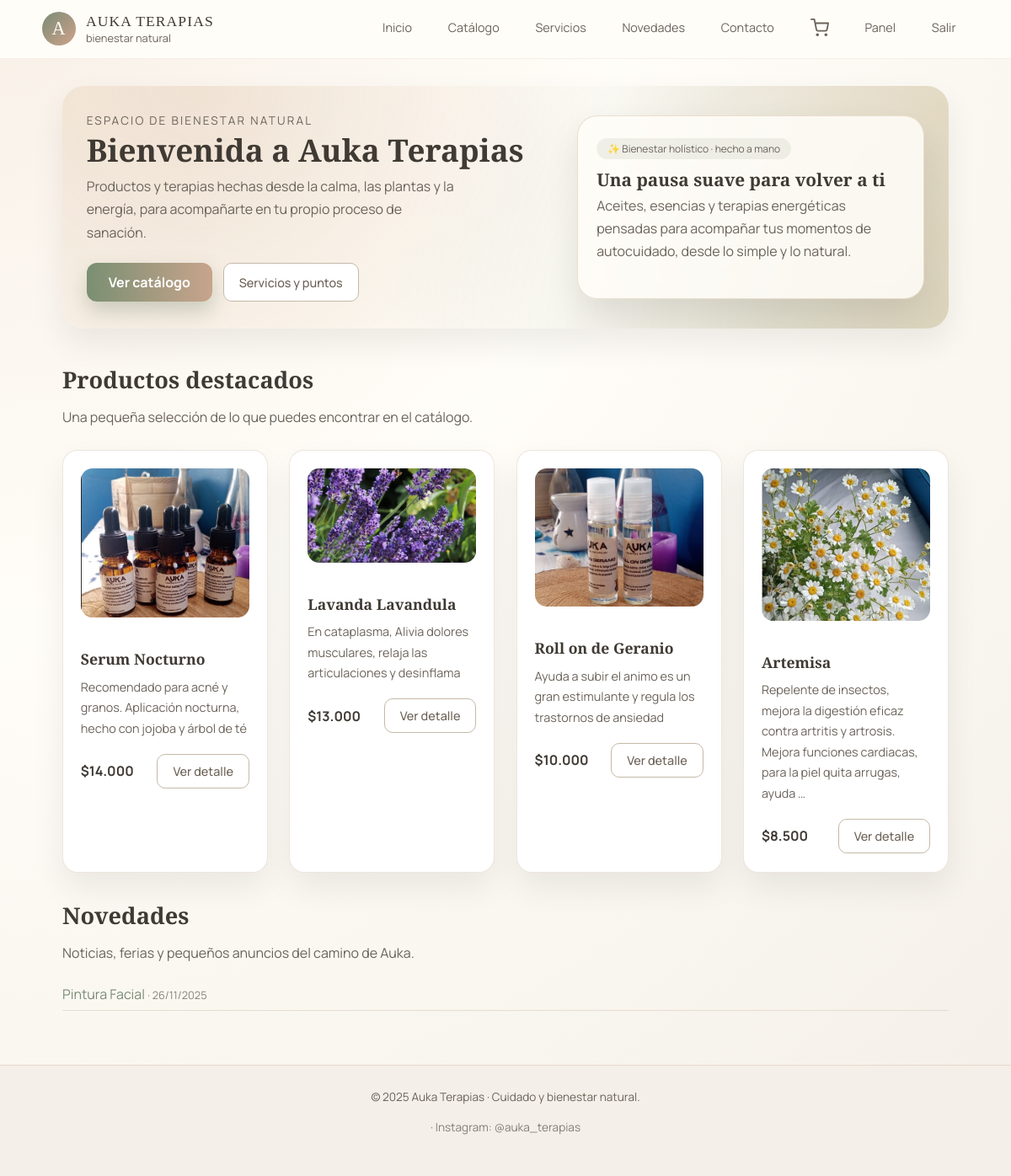
The app's page / (signed in) with its own data.
### catalogo/models.py (models this page shows, shortened)
class Product(models.Model):
    TIPO_CHOICES = Category.TIPO_CHOICES
    tipo = models.CharField(max_length=10, choices=TIPO_CHOICES, default='catalogo')
    categoria = models.ForeignKey(Category, on_delete=models.CASCADE, related_name='productos')
    nombre = models.CharField(max_length=50)
    descripcion = models.TextField(max_length=255)
    precio = models.DecimalField(max_digits=10, decimal_places=2)
    imagen = models.ImageField(upload_to='productos/', blank=True, null=True)
    stock = models.PositiveIntegerField(default=0)
    activo = models.BooleanField(default=True)
    destacado = models.BooleanField(default=False, verbose_name="¿Destacado en Home?")

### novedades/models.py (models this page shows, shortened)
class NewsItem(models.Model):
    titulo = models.CharField(max_length=100)
    contenido = models.TextField()
    creado_en = models.DateTimeField(auto_now_add=True)
    actualizado_en = models.DateTimeField(auto_now=True)
    publicado = models.BooleanField(default=True)
    fecha_expiracion = models.DateField(null=True, blank=True, verbose_name="Fecha de expiración")
    class Meta:
        verbose_name = 'Noticia'
        verbose_name_plural = 'Noticias'
        ordering = ['-creado_en']

### core/views.py (the view)
# urls.py: path('', views.home, name='home'),
def home(request):
    productos_destacados = Product.objects.filter(
        activo=True,
        stock__gt=0,
        destacado=True
    )[:4]
    noticias_recientes = NewsItem.objects.filter(publicado=True)[:3]
    return render(request, 'core/home.html', {
        'productos_destacados': productos_destacados,
        'noticias_recientes': noticias_recientes,
    })

### carrito/context_processors.py (called while the page is built)
def contador_carrito(request):
    cart = request.session.get('cart', {})
    total_items = sum(cart.values())
    return {'total_items': total_items}

### core/templatetags/filtros_extra.py (called while the page is built)
@register.filter
def clp(value):
    try:
        value = int(value)
        return "${:,.0f}".format(value).replace(",", ".")
    except (ValueError, TypeError):
        return value

### core/templates/core/home.html
{% extends 'core/base.html' %}
{% load filtros_extra %}{% block title %}Inicio - Auka Terapias{% endblock %}
{% block content %}
<section class="hero">
    <div class="hero-inner">
        <div>
            <div class="hero-eyebrow">espacio de bienestar natural</div>
            <h1 class="hero-title">Bienvenida a Auka Terapias</h1>
            <p class="hero-subtitle">
                Productos y terapias hechas desde la calma, las plantas y la energía,
                para acompañarte en tu propio proceso de sanación.
            </p>
            <div class="hero-cta">
                <a href="{% url 'catalogo:producto_lista' %}" class="btn btn-primary">
                    Ver catálogo
                </a>
                <a href="{% url 'servicios:servicios' %}" class="btn btn-ghost">
                    Servicios y puntos
                </a>
            </div>
        </div>
        <div class="hero-card">
            <div class="hero-badge">
                ✨ Bienestar holístico · hecho a mano
            </div>
            <h3 class="hero-card-title">Una pausa suave para volver a ti</h3>
            <p>
                Aceites, esencias y terapias energéticas pensadas para acompañar
                tus momentos de autocuidado, desde lo simple y lo natural.
            </p>
        </div>
    </div>
</section>
<section>
    <h2>Productos destacados</h2>
    <p>Una pequeña selección de lo que puedes encontrar en el catálogo.</p>
    <div class="grid">
        {% for producto in productos_destacados %}
            <article class="card">
                {% if producto.imagen %}
                    <a href="{% url 'catalogo:producto_detalles' producto.pk %}" style="display:block; margin-bottom: 1rem;">
                        <img src="{{ producto.imagen.url }}" alt="{{ producto.nombre }}">
                    </a>
                {% endif %}
                <h3>{{ producto.nombre }}</h3>
                <p>{{ producto.descripcion|truncatewords:20 }}</p>
                <div class="card-footer">
                    <span><strong>{{ producto.precio|clp }}</strong></span>
                    <a href="{% url 'catalogo:producto_detalles' producto.pk %}" class="btn btn-ghost">
                        Ver detalle
                    </a>
                </div>
            </article>
        {% empty %}
            <p>No hay productos aún.</p>
        {% endfor %}
    </div>
</section>
<section>
    <h2>Novedades</h2>
    <p>Noticias, ferias y pequeños anuncios del camino de Auka.</p>
    <ul class="list-clean">
        {% for noticia in noticias_recientes %}
            <li>
                <a href="{% url 'novedades:novedades_detalles' noticia.pk %}">
                    {{ noticia.titulo }}
                </a>
                <span class="meta"> · {{ noticia.creado_en|date:"d/m/Y" }}</span>
            </li>
        {% empty %}
            <li>No hay noticias aún.</li>
        {% endfor %}
    </ul>
</section>
{% endblock %}

### static/css/styles.css (style rules this page uses)
:root { --color-bg: #FFFDF8; --color-bg-soft: #F4EFE8; --color-bg-card: #FFFFFF; --color-primary: #7A8C76; --color-primary-soft: #A9B7A0; --color-accent: #CFA28A; --color-text: #3F3A33; --color-text-soft: #6B635A; --shadow-soft: 0 18px 38px rgba(0, 0, 0, 0.07); --radius-lg: 18px; }
*, *::before, *::after { box-sizing: border-box; }
body { margin: 0; padding: 0; font-family: "Manrope", system-ui, -apple-system, BlinkMacSystemFont, sans-serif; color: var(--color-text); background: radial-gradient(circle at top left, #F8F0E7, #FFFDF8 40%, #F4EFE8 100%); }
h1, h2, h3, h4 { font-family: "Playfair Display", serif; color: var(--color-text); margin-top: 0; }
h1 { font-size: 2.2rem; margin-bottom: 0.4rem; }
h2 { font-size: 1.7rem; margin-bottom: 0.8rem; }
p { line-height: 1.7; color: var(--color-text-soft); margin-top: 0; }
a { color: var(--color-primary); text-decoration: none; }
.hero { position: relative; margin-bottom: 2.6rem; padding: 2rem 1.8rem; border-radius: 26px; background: radial-gradient(circle at top left, #F8EFE3, #FFFDF8 60%, #E8DCC4 100%); box-shadow: var(--shadow-soft); overflow: hidden; }
.hero::before { content: ""; position: absolute; inset: 0; background-image: radial-gradient(circle at 15% 0, rgba(204, 167, 139, 0.23) 0, transparent 50%), radial-gradient(circle at 85% 100%, rgba(122, 140, 118, 0.18) 0, transparent 55%); opacity: 0.9; pointer-events: none; }
.hero-inner { position: relative; display: grid; grid-template-columns: minmax(0, 1.6fr) minmax(0, 1.2fr); gap: 2rem; align-items: center; }
.hero-eyebrow { font-size: 0.85rem; letter-spacing: 0.16em; text-transform: uppercase; color: var(--color-text-soft); margin-bottom: 0.4rem; }
.hero-title { font-family: "Playfair Display", serif; font-size: 2.3rem; line-height: 1.1; margin-bottom: 0.6rem; }
.hero-subtitle { font-size: 1rem; max-width: 28rem; }
.hero-cta { margin-top: 1.4rem; display: flex; flex-wrap: wrap; gap: 0.8rem; }
.btn { display: inline-flex; align-items: center; justify-content: center; border-radius: 999px; padding: 0.6rem 1.4rem; font-size: 0.9rem; border: none; cursor: pointer; text-decoration: none; transition: transform 0.13s ease, box-shadow 0.13s ease, background 0.13s ease; font-weight: 500; }
.btn-primary { background: linear-gradient(135deg, var(--color-primary), var(--color-accent)); color: #FFFDF8; box-shadow: 0 12px 24px rgba(122, 140, 118, 0.35); }
.btn-ghost { border: 1px solid rgba(122, 140, 118, 0.35); background: rgba(255, 253, 248, 0.8); color: var(--color-text); }
.hero-card { position: relative; border-radius: 24px; padding: 1.6rem 1.4rem; background: rgba(255, 253, 248, 0.86); backdrop-filter: blur(14px); box-shadow: 0 18px 38px rgba(0, 0, 0, 0.09); border: 1px solid rgba(211, 187, 160, 0.45); }
.hero-card-title { font-family: "Playfair Display", serif; font-size: 1.3rem; margin-bottom: 0.3rem; }
.hero-badge { display: inline-flex; align-items: center; gap: 0.4rem; padding: 0.25rem 0.8rem; border-radius: 999px; background: rgba(169, 183, 160, 0.18); color: var(--color-text-soft); font-size: 0.75rem; margin-bottom: 0.6rem; }
.grid { display: grid; grid-template-columns: repeat(auto-fit, minmax(230px, 1fr)); gap: 1.6rem; margin: 1.6rem 0 2rem; }
.card { background: var(--color-bg-card); border-radius: var(--radius-lg); padding: 1.3rem 1.3rem 1.4rem; box-shadow: var(--shadow-soft); border: 1px solid rgba(214, 196, 175, 0.42); display: flex; flex-direction: column; gap: 0.5rem; }
.card img { width: 100%; border-radius: 14px; object-fit: cover; max-height: 260px; }
.card h3 { margin: 0.5rem 0 0.1rem; font-size: 1.1rem; }
.card p { margin: 0; font-size: 0.9rem; }
.card-footer { margin-top: 0.6rem; display: flex; align-items: center; justify-content: space-between; gap: 0.8rem; flex-wrap: wrap; }
.meta { font-size: 0.8rem; color: var(--color-text-soft); opacity: 0.8; }
ul { padding-left: 1.2rem; }
li { margin-bottom: 0.4rem; }
.list-clean { list-style: none; padding: 0; }
.list-clean li { padding: 0.5rem 0; border-bottom: 1px solid rgba(214, 196, 175, 0.5); }
.btn-primary { background: linear-gradient(90deg, #7a8f72, #c8a48c); border: none; padding: 12px 26px; font-size: 16px; font-weight: bold; border-radius: 12px; color: white; cursor: pointer; transition: 0.2s ease; }
.btn-ghost { padding: 10px 18px; border-radius: 10px; border: 1px solid #c4b9a8; color: #6e6257; background: white; transition: .2s; }

### records on screen
Product: imagen (picture), nombre "Serum Nocturno", descripcion "Recomendado para acné y granos. Aplicación nocturna, hecho con jojoba y árbol de té", precio|clp "$14.000"
Product: imagen (picture), nombre "Lavanda Lavandula", descripcion "En cataplasma, Alivia dolores musculares, relaja las articulaciones y desinflama", precio|clp "$13.000"
Product: imagen (picture), nombre "Roll on de Geranio", descripcion "Ayuda a subir el animo es un gran estimulante y regula los trastornos de ansiedad", precio|clp "$10.000"
Product: imagen (picture), nombre "Artemisa", descripcion "Repelente de insectos, mejora la digestión eficaz contra artritis y artrosis. Mejora funciones cardiacas, para la piel quita arrugas, ayuda …", precio|clp "$8.500"
NewsItem: titulo "Pintura Facial", creado_en "26/11/2025"
